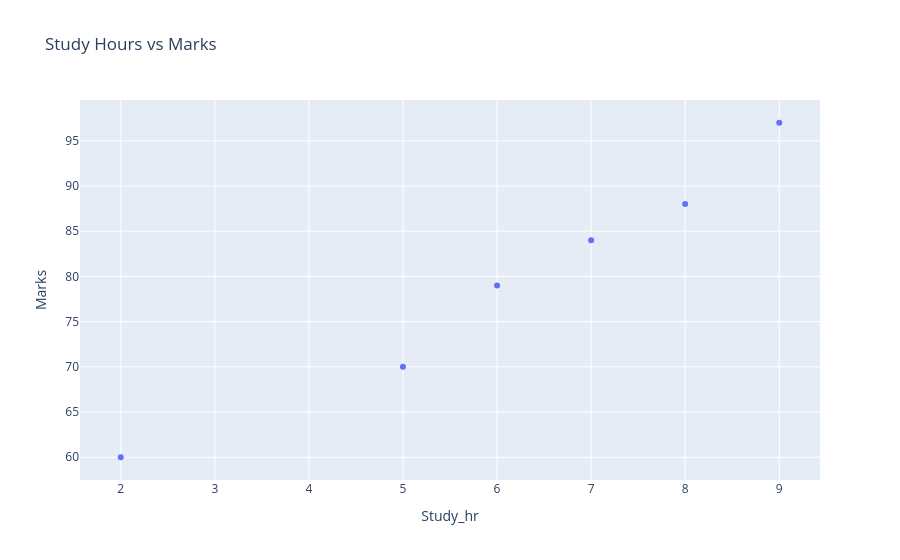

Notebook code for this chart:
### Markdown cell above
### Example 1: Basic Scatter Plot

### Code cell
df=pd.DataFrame({'Study_hr':[2,5,6,7,8,9],
                "Marks":[60,70,79,84,88,97]})
fig=px.scatter(df,x='Study_hr',y='Marks',title='Study Hours vs Marks')
fig.show()

### Figure 1 — Plotly figure (JSON) as saved in the notebook; plotly's stock layout.template omitted (floating-point values rounded to 4 significant figures)
{"data": [{"hovertemplate": "Study_hr=%{x}<br>Marks=%{y}<extra></extra>", "legendgroup": "", "marker": {"color": "#636efa", "symbol": "circle"}, "mode": "markers", "name": "", "orientation": "v", "showlegend": false, "type": "scatter", "x": [2, 5, 6, 7, 8, 9], "xaxis": "x", "y": [60, 70, 79, 84, 88, 97], "yaxis": "y"}], "layout": {"legend": {"tracegroupgap": 0}, "title": {"text": "Study Hours vs Marks"}, "xaxis": {"anchor": "y", "domain": [0, 1], "title": {"text": "Study_hr"}}, "yaxis": {"anchor": "x", "domain": [0, 1], "title": {"text": "Marks"}}}}
